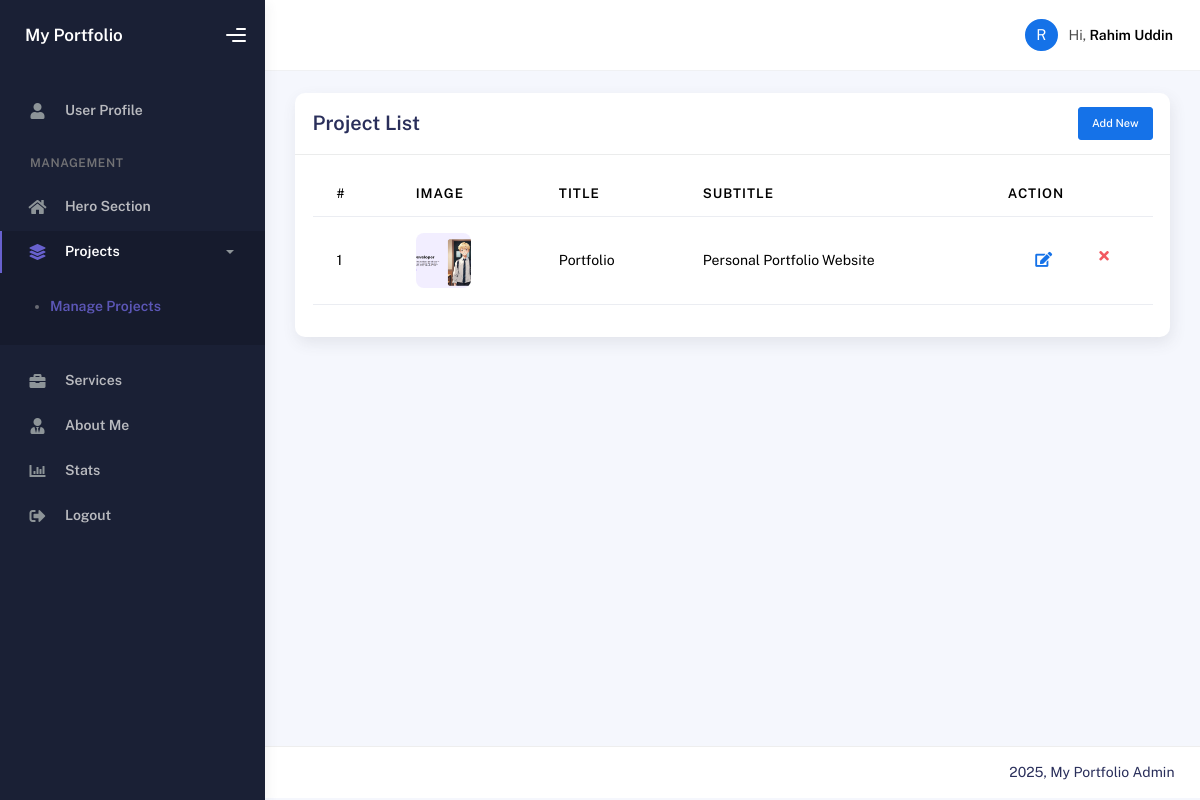
The app's page /admin/manage.php (signed in) with its own data.
### tables this page shows
CREATE TABLE `projects` (
  `id` int(11) NOT NULL,
  `title` varchar(255) NOT NULL,
  `subtitle` varchar(255) NOT NULL,
  `para` text NOT NULL,
  `image` varchar(100) DEFAULT NULL,
  `url` varchar(100) DEFAULT NULL
);

### admin/manage.php (the view, shortened to what this page needs)
<?php
require '../config/database.php';
$projects = [];
$result = $conn->query("SELECT * FROM projects ORDER BY id DESC");
if ($result) {
    $projects = $result->fetch_all(MYSQLI_ASSOC);
}
include 'includes/header.php';
?>
<div class="row">
    <div class="col-md-12">
        <div class="card">
            <div class="card-header d-flex justify-content-between align-items-center">
                <h4 class="card-title">Project List</h4>
                <a href="add.php" class="btn btn-primary btn-sm">Add New</a>
            </div>
            <div class="card-body">
                <div class="table-responsive">
                    <table class="table table-hover">
                        <thead>
                            <tr>
                                <th>#</th>
                                <th>Image</th>
                                <th>Title</th>
                                <th>Subtitle</th>
                                <th style="width: 15%">Action</th>
                            </tr>
                        </thead>
                        <tbody>
                            <?php if (empty($projects)): ?>
                                <tr><td colspan="5" class="text-center">No projects found</td></tr>
                            <?php else: ?>
                                <?php foreach ($projects as $index => $row): ?>
                                <tr>
                                    <td><?php echo $index + 1; ?></td>
                                    <td>
                                        <div class="avatar avatar-lg">
                                            <img src="../assets/img/<?php echo htmlspecialchars($row['image']); ?>" alt="..." class="avatar-img rounded">
                                        </div>
                                    </td>
                                    <td><?php echo htmlspecialchars($row['title']); ?></td>
                                    <td><?php echo htmlspecialchars($row['subtitle']); ?></td>
                                    <td>
                                        <div class="form-button-action">
                                            <a href="update.php?edit_id=<?php echo $row['id']; ?>" class="btn btn-link btn-primary btn-lg" data-bs-toggle="tooltip" title="Edit Task">
                                                <i class="fa fa-edit"></i>
                                            </a>
                                            <a href="manage.php?delete_id=<?php echo $row['id']; ?>" class="btn btn-link btn-danger" data-bs-toggle="tooltip" title="Remove" onclick="return confirm('Are you sure?');">
                                                <i class="fa fa-times"></i>
                                            </a>
                                        </div>
                                    </td>
                                </tr>
                                <?php endforeach; ?>
                            <?php endif; ?>
                        </tbody>
                    </table>
                </div>
            </div>
        </div>
    </div>
</div>
<?php include 'includes/footer.php'; ?>

### records on screen
projects: image (picture), title "Portfolio", subtitle "Personal Portfolio Website"

### other values on screen
substr($_SESSION['name'], 0, 1) "R"
$_SESSION['name'] "Rahim Uddin"
